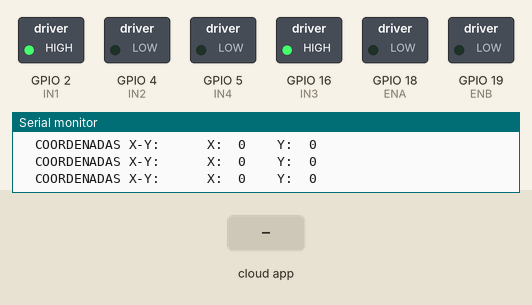
This program was run on a simulated ESP32. On the bench: switched loads named in the program (green lamp = pin HIGH), the last lines printed to the serial monitor. Inputs (shaded band) come from the test bench. The RemoteXY app is connected.

Above: at 1.3 s.
1.4 s: the phone or cloud app sets data_x to 1
At 2.7 s:
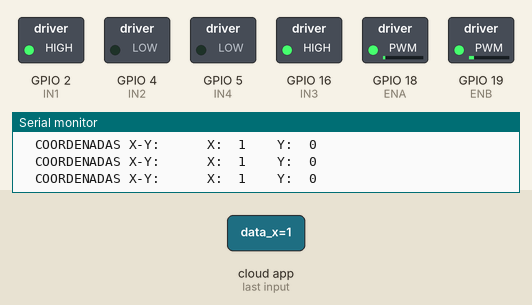
3.0 s: the phone or cloud app sets data_x to 0
At 3.9 s:
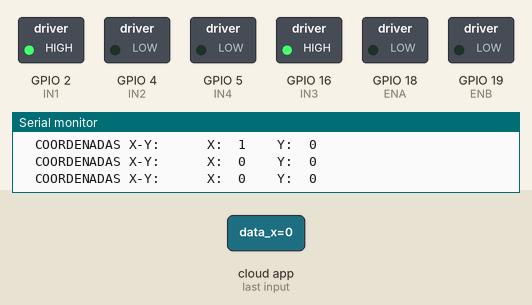
Timing chart, 0 to 6.0 s (numbered marks = the images above; inputs shaded):
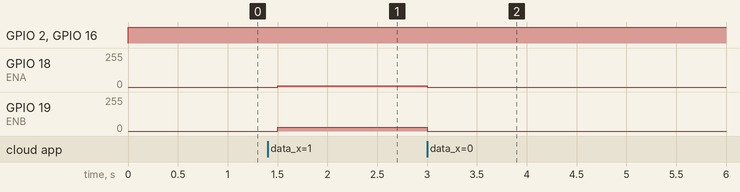

The program:

main.cpp
```cpp
#define REMOTEXY_MODE__ESP32CORE_BLUETOOTH
#include <BluetoothSerial.h>
#include <RemoteXY.h>

// Conexion SD:
// VCC: 5V
// CS:   PIN D12
// SCK:  PIN D18
// MOSI: PIN D23
// MISO: PIN D19

int8_t X_a;
int8_t Y_a;

int x = 0;
int y = 0;

int IN1 = 2;
int IN2 = 4;
int IN3 = 16; // Input3 conectada al pin 5
int IN4 = 5;  // Input4 conectada al pin 4
int ENA = 18; // ENB conectada al pin 3 de Arduino
int ENB = 19; // ENB conectada al pin 3 de Arduino

bool sent_vert = true; // PARA EL SENTIDO ADELANTE O ATRAS
bool sent_horz = true; // PARA EL SENTIDO DE GIRO
int vel = 0;           // PARA LA VELOCIDAD DE 0 A 255
// Nombre y Contraseña:
#define REMOTEXY_BLUETOOTH_NAME "SEGO"
#define REMOTEXY_ACCESS_PASSWORD ""

#pragma pack(push, 1)
uint8_t RemoteXY_CONF[] =
    {255, 2, 0, 0, 0, 32, 0, 16, 77, 1, 5, 32, 2, 17, 60, 60, 2, 26, 31, 129,
     0, 19, 80, 27, 5, 26, 79, 114, 105, 101, 110, 116, 97, 99, 105, 195, 179, 110, 0};

struct
{
  int8_t data_x;
  int8_t data_y;
  uint8_t connect_flag;

} RemoteXY;
#pragma pack(pop)

void sentido(bool sentido);
void velocidad(int vert, int horz);
void setup()
{
  RemoteXY_Init();
  Serial.begin(9600);
  pinMode(ENA, OUTPUT);
  pinMode(ENB, OUTPUT);
  pinMode(IN1, OUTPUT);
  pinMode(IN2, OUTPUT);
  pinMode(IN3, OUTPUT);
  pinMode(IN4, OUTPUT);
}

void loop()
{
  RemoteXY_Handler();
  X_a = RemoteXY.data_x;
  Y_a = RemoteXY.data_y;
  int X = static_cast<int>(X_a);
  int Y = static_cast<int>(Y_a);

  // variables:

  if (Y >= 0)
  {
    sent_vert = 1;
  }
  if (Y < 0)
  {
    sent_vert = 0;
  }
  if (X >= 0)
  {
    sent_horz = 1;
  }
  if (X < 0)
  {
    sent_horz = 1;
  }
  sentido(sent_vert);
  velocidad(Y, X);

  Serial.print("  COORDENADAS X-Y:  ");
  Serial.print("    X:  ");
  Serial.print(RemoteXY.data_x);
  Serial.print("    Y:  ");
  Serial.println(RemoteXY.data_y);

  delay(500);
}

void sentido(bool sentido)
{
  if (sentido)
  {
    // MOTOR1 ADELANTE
    digitalWrite(IN1, HIGH);
    digitalWrite(IN2, LOW);
    // MOTOR2 ADELANTE
    digitalWrite(IN3, HIGH);
    digitalWrite(IN4, LOW);
  }
  else
  {
    // MOTOR1 ATRAS
    digitalWrite(IN1, LOW);
    digitalWrite(IN2, HIGH);
    // MOTOR2 ATRAS
    digitalWrite(IN3, LOW);
    digitalWrite(IN4, HIGH);
  }
}

void velocidad(int vert, int horz) // vert: sentido vertical de las ruedas, horz: sentido horizontal de las ruedas
{
  // PARA QUE SE MUEVA HACIA ATRAS O ADELANTE
  if (abs(vert) <= 5)
  {
    analogWrite(ENA, 0);
    analogWrite(ENB, 0);
  }
  if (abs(vert) > 5)
  {
    analogWrite(ENA, 55);
    analogWrite(ENB, 55);
  }
  if (abs(vert) > 20)
  {
    analogWrite(ENA, 100);
    analogWrite(ENB, 100);
  }
  if (abs(vert) > 50)
  {
    analogWrite(ENA, 150);
    analogWrite(ENB, 150);
  }
  if (abs(vert) > 80)
  {
    analogWrite(ENA, 200);
    analogWrite(ENB, 200);
  }
  if (abs(vert) == 100)
  {
    analogWrite(ENA, 250);
    analogWrite(ENB, 250);
  }
  // PARA QUE SE MUEVA A LA DERECHA
  if ((horz) > 0)
  {
    analogWrite(ENA, 10);
    analogWrite(ENB, 30);
  }
  if ((horz) > 20)
  {
    analogWrite(ENA, 30);
    analogWrite(ENB, 80);
  }
  if ((horz) > 50)
  {
    analogWrite(ENA, 50);
    analogWrite(ENB, 100);
  }
  if ((horz) > 80)
  {
    analogWrite(ENA, 80);
    analogWrite(ENB, 200);
  }
  if ((horz) == 100)
  {
    analogWrite(ENA, 0);
    analogWrite(ENB, 250);
  }
  // PARA QUE SE MUEVA HACIA LA IZQUIERDA
  if ((horz) < 0)
  {
    analogWrite(ENA, 30);
    analogWrite(ENB, 10);
  }
  if ((horz) < -20)
  {
    analogWrite(ENA, 80);
    analogWrite(ENB, 30);
  }
  if ((horz) < -50)
  {
    analogWrite(ENA, 100);
    analogWrite(ENB, 50);
  }
  if ((horz) < -80)
  {
    analogWrite(ENA, 200);
    analogWrite(ENB, 80);
  }
  if ((horz) == -100)
  {
    analogWrite(ENA, 250);
    analogWrite(ENB, 0);
  }
}
```

Measured:
- after the input at 1.4 s, GPIO 18 (ENA): 0/255 → 10/255 after 0.10 s; GPIO 19 (ENB): 0/255 → 30/255 after 0.10 s
- after the input at 3.0 s, GPIO 18 (ENA): 10/255 → 0/255 at once; GPIO 19 (ENB): 30/255 → 0/255 at once
